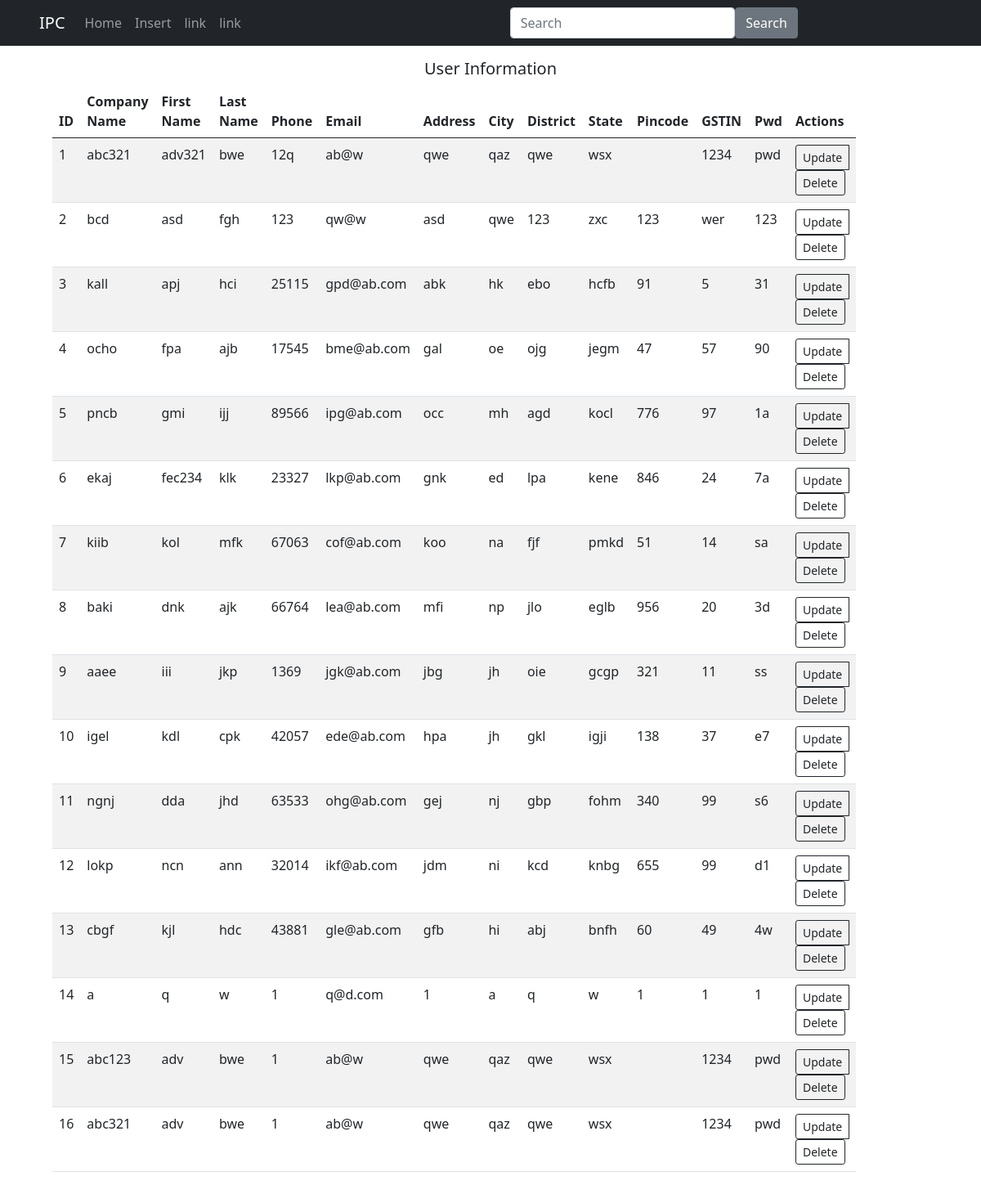
Before: / with the older database file.
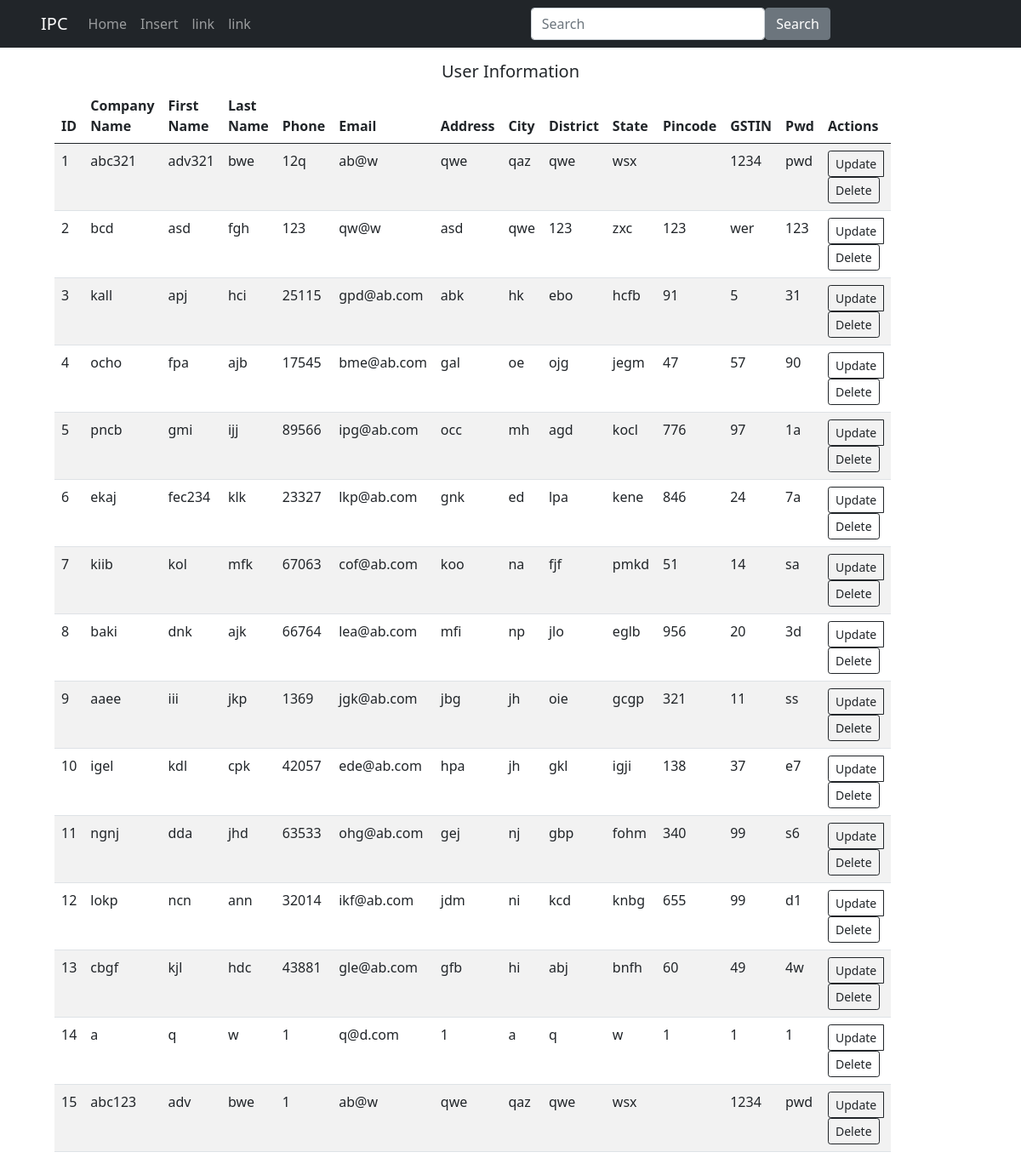
After: the same page with the newer database file.
### user.py (models this page shows, shortened)
class User(db.Model):
    id = db.Column(db.Integer,primary_key=True)
    company_name = db.Column(db.String(400),nullable=False)
    First_Name = db.Column(db.String(200), nullable=False)
    Last_name = db.Column(db.String(200), nullable=False)
    Phone = db.Column(db.Integer(), nullable=False)
    Email = db.Column(db.String(200), nullable=False)
    Address = db.Column(db.String(200), nullable=False)
    City = db.Column(db.String(200), nullable=False)
    District = db.Column(db.String(200), nullable=False)
    State = db.Column(db.String(200), nullable=False)
    Pincode = db.Column(db.Integer(), nullable=False)
    gstin = db.Column(db.Integer(), nullable=False)
    pwd = db.Column(db.String(200), nullable=False)

### user.py (the view)
@app.route('/',methods=['GET','POST'])
def index():
    if request.method == "POST":
        search = request.form['search']
        users = User.query.filter(func.lower(User.company_name)==func.lower(search)).all()
        return render_template('index.html', users=users)
    else:
        users = User.query.order_by(User.id).all()
        return render_template('index.html',users=users)

### templates/index.html (shortened to what this page needs)
{% extends 'base.html' %}
{% block body %}
<div class="content p-3">
    <div class="row">
        <div class="col-md-12">
            <h5 align="center">User Information</h5>
        </div>
    </div>
    {% if users|length < 1 %}
    <h4 style="text-align: center">There are no users!</h4>
    {% else %}
    <div class="row">
        <div class="col-md-10">
<table class="table table-striped p-3 mx-md-5">
    <thead class="thead-dark">
    <tr>
        <th scope="col">ID</th>
        <th scope="col">Company Name</th>
        <th scope="col">First Name</th>
        <th scope="col">Last Name</th>
        <th scope="col">Phone</th>
        <th scope="col">Email</th>
        <th scope="col">Address</th>
        <th scope="col">City</th>
        <th scope="col">District</th>
        <th scope="col">State</th>
        <th scope="col">Pincode</th>
        <th scope="col">GSTIN</th>
        <th scope="col">Pwd</th>
        <th scope="col">Actions</th>
    </tr>
    </thead>
    <tbody>
    {% for user in users %}
    <tr scope="row">
        <td>{{ user.id }}</td>
        <td>{{ user.company_name }}</td>
        <td>{{ user.First_Name }}</td>
        <td>{{ user.Last_name }}</td>
        <td>{{ user.Phone }}</td>
        <td>{{ user.Email }}</td>
        <td>{{ user.Address }}</td>
        <td>{{ user.City }}</td>
        <td>{{ user.District }}</td>
        <td>{{ user.State }}</td>
        <td>{{ user.Pincode }}</td>
        <td>{{ user.gstin }}</td>
        <td>{{ user.pwd }}</td>
        <td>
            <div class="btn-group mr-3" role="group" aria-label="Basic example">
            <a class="btn btn-outline-dark btn-sm " type="button" href="/update/{{user.id}}">Update</a><br>
                </div>
            <div class="btn-group mr-3" role="group" aria-label="Basic example">
            <a class="btn btn-outline-dark btn-sm " type="button" href="/delete/{{user.id}}">Delete</a>
            </div>
        </td>
    </tr>
    {% endfor %}
    </tbody>
</table>
        </div>
    </div>
         {% endif %}
</div>
{% endblock %}

Changed rows visible on the page:
removed User: id "16", company_name "abc321", First_Name "adv", Last_name "bwe", Phone "1", Email "ab@w", Address "qwe", City "qaz", District "qwe", State "wsx", gstin "1234", pwd "pwd"
